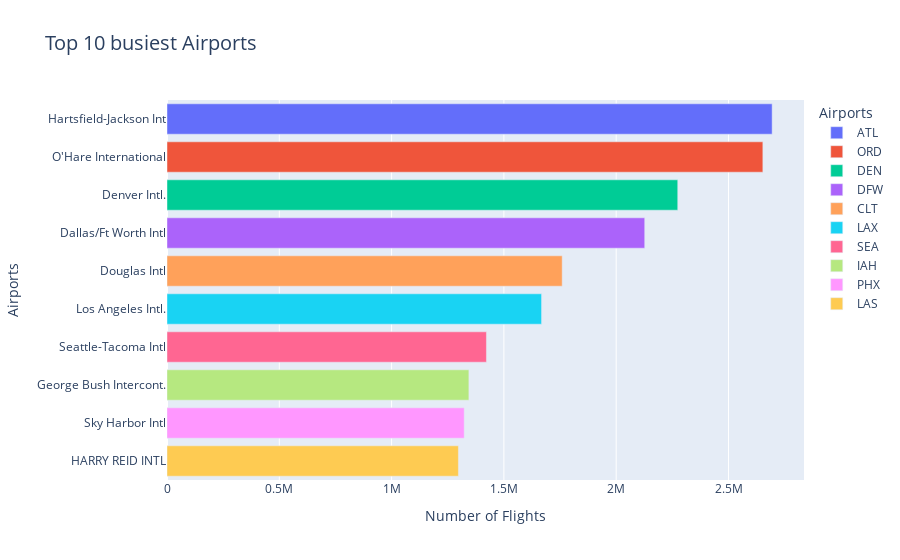

Notebook cell for this chart:
### Code cell
import plotly.express as px
from IPython.display import IFrame


airports_dict = {"ATL":"Hartsfield-Jackson Int", "ORD":"O'Hare International", "DEN":"Denver Intl.", "DFW":"Dallas/Ft Worth Intl","CLT":"Douglas Intl", 
        "LAX":"Los Angeles Intl.", "SEA":"Seattle-Tacoma Intl", "IAH":"George Bush Intercont.", "PHX":"Sky Harbor Intl", "LAS":"HARRY REID INTL" }

fig = px.bar(airport_traffic, y=airport_traffic.index, x='Total_Flights', color=airport_traffic.index, title='Top 10 busiest Airports')

fig.update_layout(
    template='plotly',
    title_font_size=20,
    yaxis_title='Airports',
    xaxis_title='Number of Flights',
    legend_title='Airports'
)
fig.update_yaxes(labelalias=airports_dict)
fig.show()

fig.write_html("Top10_busiest_Airports.html")
# Display it inline in notebook
IFrame(src="Top10_busiest_Airports.html", width=700, height=600)

### Figure 1 — Plotly figure (JSON) as saved in the notebook; plotly's stock layout.template omitted (floating-point values rounded to 4 significant figures)
{"data": [{"alignmentgroup": "True", "hovertemplate": "index=%{y}<br>Total_Flights=%{x}<extra></extra>", "legendgroup": "ATL", "marker": {"color": "#636efa", "pattern": {"shape": ""}}, "name": "ATL", "offsetgroup": "ATL", "orientation": "h", "showlegend": true, "textposition": "auto", "type": "bar", "x": [2694318], "xaxis": "x", "y": ["ATL"], "yaxis": "y"}, {"alignmentgroup": "True", "hovertemplate": "index=%{y}<br>Total_Flights=%{x}<extra></extra>", "legendgroup": "ORD", "marker": {"color": "#EF553B", "pattern": {"shape": ""}}, "name": "ORD", "offsetgroup": "ORD", "orientation": "h", "showlegend": true, "textposition": "auto", "type": "bar", "x": [2652934], "xaxis": "x", "y": ["ORD"], "yaxis": "y"}, {"alignmentgroup": "True", "hovertemplate": "index=%{y}<br>Total_Flights=%{x}<extra></extra>", "legendgroup": "DEN", "marker": {"color": "#00cc96", "pattern": {"shape": ""}}, "name": "DEN", "offsetgroup": "DEN", "orientation": "h", "showlegend": true, "textposition": "auto", "type": "bar", "x": [2274039], "xaxis": "x", "y": ["DEN"], "yaxis": "y"}, {"alignmentgroup": "True", "hovertemplate": "index=%{y}<br>Total_Flights=%{x}<extra></extra>", "legendgroup": "DFW", "marker": {"color": "#ab63fa", "pattern": {"shape": ""}}, "name": "DFW", "offsetgroup": "DFW", "orientation": "h", "showlegend": true, "textposition": "auto", "type": "bar", "x": [2127013], "xaxis": "x", "y": ["DFW"], "yaxis": "y"}, {"alignmentgroup": "True", "hovertemplate": "index=%{y}<br>Total_Flights=%{x}<extra></extra>", "legendgroup": "CLT", "marker": {"color": "#FFA15A", "pattern": {"shape": ""}}, "name": "CLT", "offsetgroup": "CLT", "orientation": "h", "showlegend": true, "textposition": "auto", "type": "bar", "x": [1759545], "xaxis": "x", "y": ["CLT"], "yaxis": "y"}, {"alignmentgroup": "True", "hovertemplate": "index=%{y}<br>Total_Flights=%{x}<extra></extra>", "legendgroup": "LAX", "marker": {"color": "#19d3f3", "pattern": {"shape": ""}}, "name": "LAX", "offsetgroup": "LAX", "orientation": "h", "showlegend": true, "textposition": "auto", "type": "bar", "x": [1667686], "xaxis": "x", "y": ["LAX"], "yaxis": "y"}, {"alignmentgroup": "True", "hovertemplate": "index=%{y}<br>Total_Flights=%{x}<extra></extra>", "legendgroup": "SEA", "marker": {"color": "#FF6692", "pattern": {"shape": ""}}, "name": "SEA", "offsetgroup": "SEA", "orientation": "h", "showlegend": true, "textposition": "auto", "type": "bar", "x": [1422287], "xaxis": "x", "y": ["SEA"], "yaxis": "y"}, {"alignmentgroup": "True", "hovertemplate": "index=%{y}<br>Total_Flights=%{x}<extra></extra>", "legendgroup": "IAH", "marker": {"color": "#B6E880", "pattern": {"shape": ""}}, "name": "IAH", "offsetgroup": "IAH", "orientation": "h", "showlegend": true, "textposition": "auto", "type": "bar", "x": [1344107], "xaxis": "x", "y": ["IAH"], "yaxis": "y"}, {"alignmentgroup": "True", "hovertemplate": "index=%{y}<br>Total_Flights=%{x}<extra></extra>", "legendgroup": "PHX", "marker": {"color": "#FF97FF", "pattern": {"shape": ""}}, "name": "PHX", "offsetgroup": "PHX", "orientation": "h", "showlegend": true, "textposition": "auto", "type": "bar", "x": [1323243], "xaxis": "x", "y": ["PHX"], "yaxis": "y"}, {"alignmentgroup": "True", "hovertemplate": "index=%{y}<br>Total_Flights=%{x}<extra></extra>", "legendgroup": "LAS", "marker": {"color": "#FECB52", "pattern": {"shape": ""}}, "name": "LAS", "offsetgroup": "LAS", "orientation": "h", "showlegend": true, "textposition": "auto", "type": "bar", "x": [1297390], "xaxis": "x", "y": ["LAS"], "yaxis": "y"}], "layout": {"barmode": "relative", "legend": {"title": {"text": "Airports"}, "tracegroupgap": 0}, "title": {"font": {"size": 20}, "text": "Top 10 busiest Airports"}, "xaxis": {"anchor": "y", "domain": [0, 1], "title": {"text": "Number of Flights"}}, "yaxis": {"anchor": "x", "categoryarray": ["LAS", "PHX", "IAH", "SEA", "LAX", "CLT", "DFW", "DEN", "ORD", "ATL"], "categoryorder": "array", "domain": [0, 1], "labelalias": {"ATL": "Hartsfield-Jackson Int", "CLT": "Douglas Intl", "DEN": "Denver Intl.", "DFW": "Dallas/Ft Worth Intl", "IAH": "George Bush Intercont.", "LAS": "HARRY REID INTL", "LAX": "Los Angeles Intl.", "ORD": "O'Hare International", "PHX": "Sky Harbor Intl", "SEA": "Seattle-Tacoma Intl"}, "title": {"text": "Airports"}}}}
